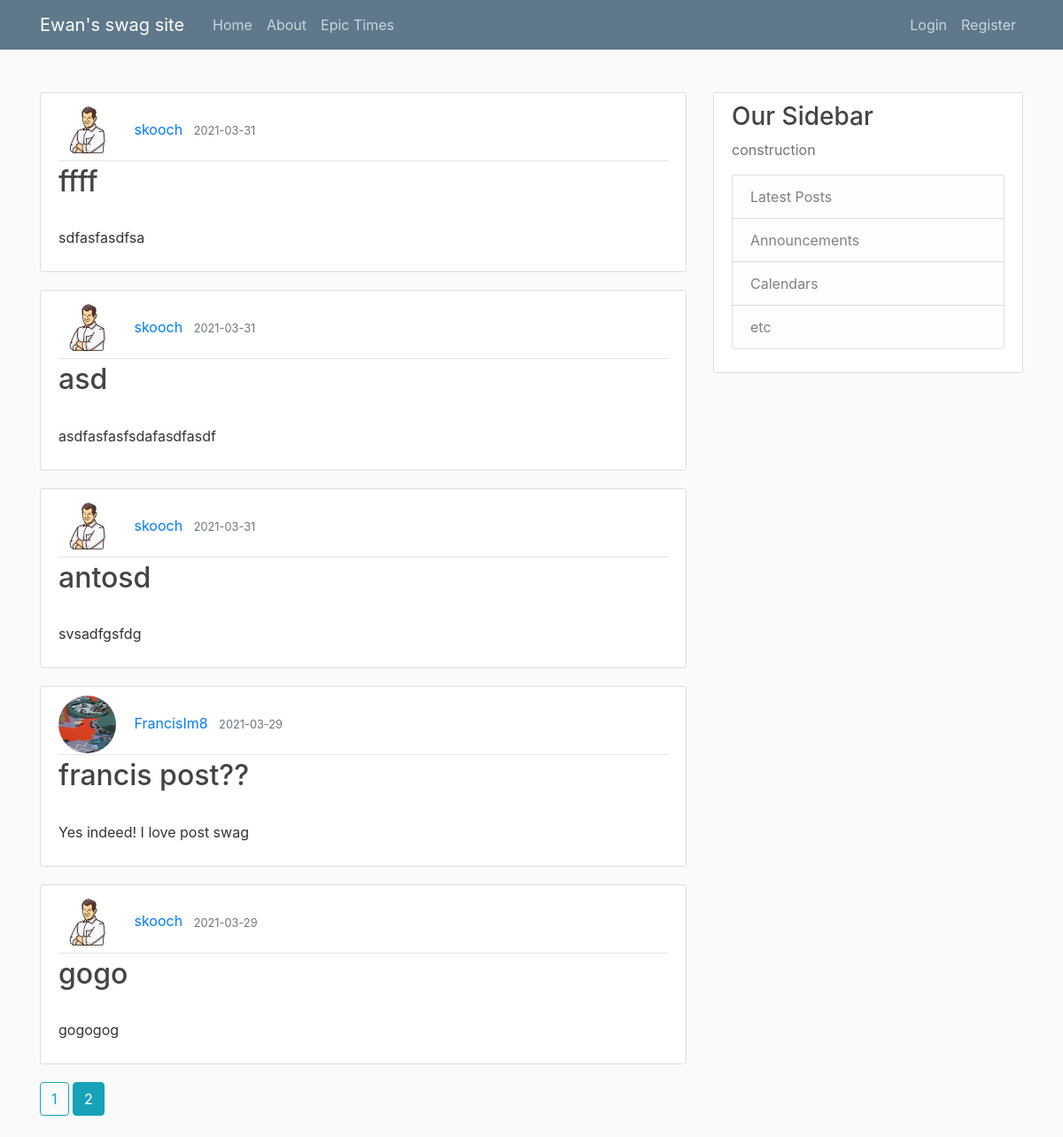
The page /home?page=2 on the database its author committed.
### flask_attempt/models.py (models this page shows, shortened)
class Post(db.Model):
    id = db.Column(db.Integer, primary_key=True)
    title = db.Column(db.String(100), nullable=False)
    date_posted = db.Column(db.DateTime, nullable=False, default=datetime.utcnow)
    content = db.Column(db.Text, nullable=False)
    user_id = db.Column(db.Integer, db.ForeignKey('user.id'), nullable=False)

class User(db.Model, UserMixin):
    id = db.Column(db.Integer, primary_key=True)
    username = db.Column(db.String(20), unique=True, nullable=False)
    email = db.Column(db.String(120), unique=True, nullable=False)
    image_file = db.Column(db.String(20), nullable=False, default='default.jpg')
    password = db.Column(db.String(60), nullable=False)
    posts = db.relationship('Post', backref='author', lazy=True)

### flask_attempt/routes.py (the view)
@app.route("/")
@app.route("/home")    #different routes for the website (home, about, etc.)
def home():
    page = request.args.get('page',1,type=int)
    posts = Post.query.order_by(Post.date_posted.desc()).paginate(per_page = 5)
    return render_template('home.html', posts = posts) #returns the premade html templates which are stored in the directory

### flask_attempt/templates/home.html
﻿{% extends "layout.html" %}
{% block content %}
    {% for post in posts.items %}
<article class="media content-section">
    <div class="media-body">
        <div class="article-metadata">
            <img class="rounded-circle article-img" src="{{url_for('static',filename = 'profile_pics/' + post.author.image_file)}}" />
            <a class="mr-2" href="{{url_for('user_posts', username = post.author.username)}}">{{ post.author.username }}</a>
            <small class="text-muted">{{ post.date_posted.strftime('%Y-%m-%d') }}</small>
        </div>
        <h2><a class="article-title" href="{{url_for('post' , post_id= post.id)}}">{{ post.title }}</a></h2>
        {% if post.content|length > 100 %}
        <p class="article-content">
            {{ post.content[0:80] }}...
        </p>
        {% else %}
        <p class="article-content">
            {{ post.content }}
        </p>
        {% endif %}
    </div>
</article>
    {% endfor %}
{% for page_num in posts.iter_pages(left_edge = 1,right_edge = 1, left_current= 1,right_current =2,) %}
    {% if page_num %}
        {% if posts.page == page_num %}
            <a class="btn btn-info mb-4" href="{{url_for('home',page = page_num)}}">{{page_num}}</a>
        {% else %}
            <a class="btn btn-outline-info mb-4" href="{{url_for('home',page = page_num)}}">{{page_num}}</a>
        {% endif %}
    {% else %}
        ...
    {% endif %}
{% endfor %}
{% endblock content %}

### flask_attempt/static/main.css (style rules this page uses)
body { background: #fafafa; color: #333333; margin-top: 5rem; }
h1, h2, h3, h4, h5, h6 { color: #444444; }
.content-section { background: #ffffff; padding: 10px 20px; border: 1px solid #dddddd; border-radius: 3px; margin-bottom: 20px; }
.article-title { color: #444444; }
.article-content { white-space: pre-line; }
.article-img { height: 65px; width: 65px; margin-right: 16px; }
.article-metadata { padding-bottom: 1px; margin-bottom: 4px; border-bottom: 1px solid #e3e3e3 }

### rows shown on the page
Post: image_file (picture), author.username "skooch", date_posted "2021-03-31", title "ffff", content "sdfasfasdfsa"
Post: image_file (picture), author.username "skooch", date_posted "2021-03-31", title "asd", content "asdfasfasfsdafasdfasdf"
Post: image_file (picture), author.username "skooch", date_posted "2021-03-31", title "antosd", content "svsadfgsfdg"
Post: image_file (picture), author.username "FrancisIm8", date_posted "2021-03-29", title "francis post??", content "Yes indeed! I love post swag"
Post: image_file (picture), author.username "skooch", date_posted "2021-03-29", title "gogo", content "gogogog"

### other values the page prints
{{ page_num }} "1"
{{ page_num }} "2"
